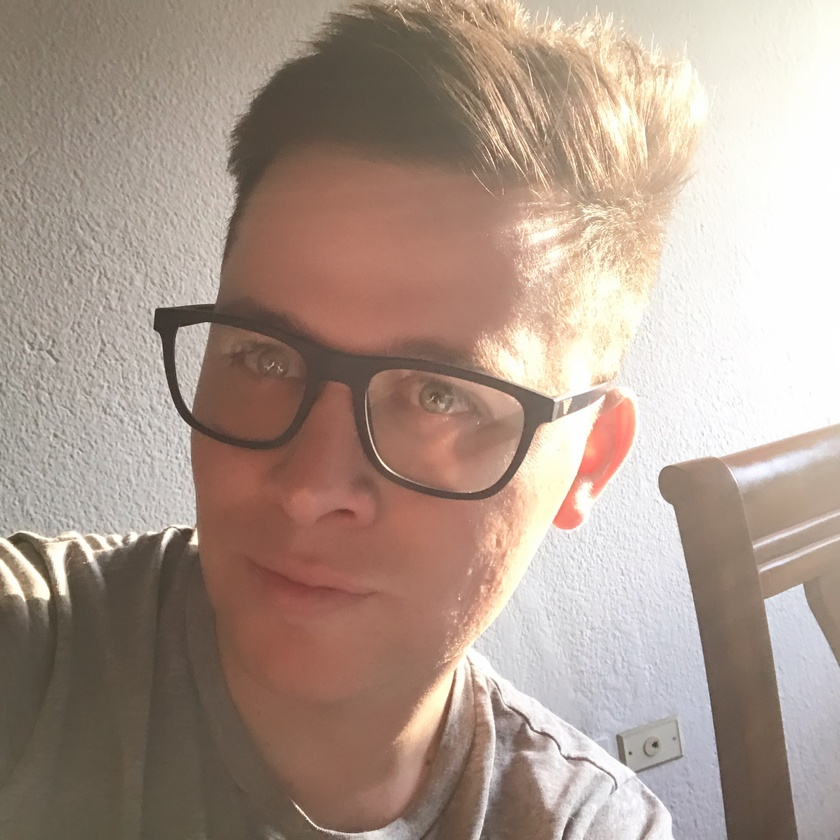
#> input picture NewGaze/sol.jpeg, 840 x 840 px, shrunk from 2000 x 2000 before the run
$ python contrast2.py
#> lines starting #> are read from the running program, lines starting #| are printed output that depends on the picture
import cv2

img = cv2.imread('sol.jpeg', 1)
#> img is the input picture: shape (840, 840, 3); mean B, G, R 140.7, 152.5, 171.8
#cv2.imshow("Original image",img)

# CLAHE (Contrast Limited Adaptive Histogram Equalization)
clahe = cv2.createCLAHE(clipLimit=3., tileGridSize=(8,8))

lab = cv2.cvtColor(img, cv2.COLOR_BGR2LAB)  # convert from BGR to LAB color space
#> lab: shape (840, 840, 3); mean of channels 0, 1, 2 162.8, 133.7, 137.4
l, a, b = cv2.split(lab)  # split on 3 different channels
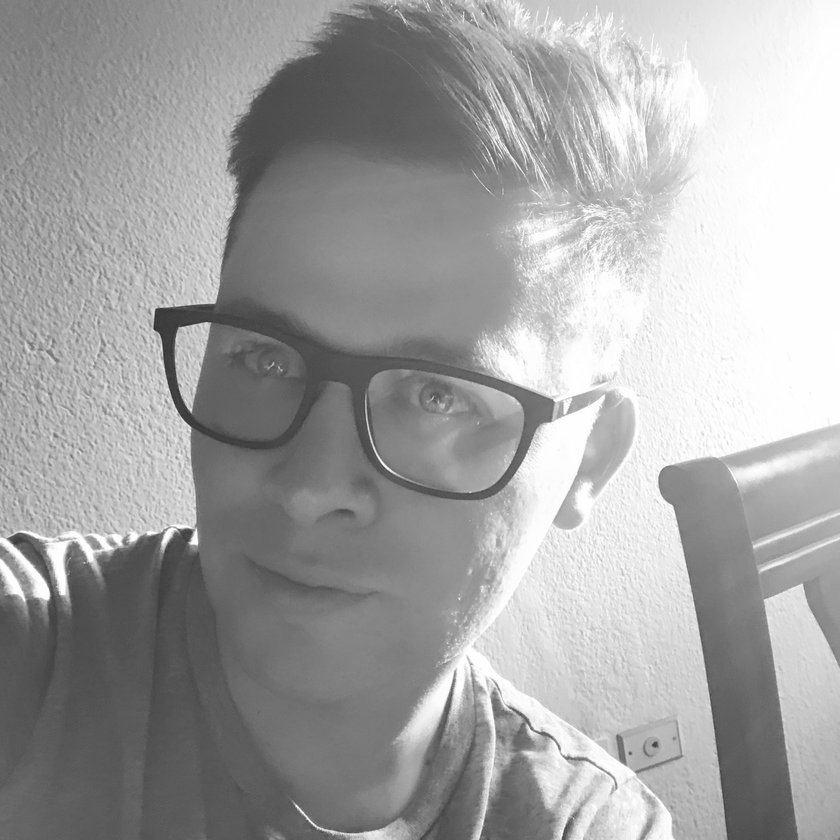
#> l: shape (840, 840); min 39, max 255, mean 162.8
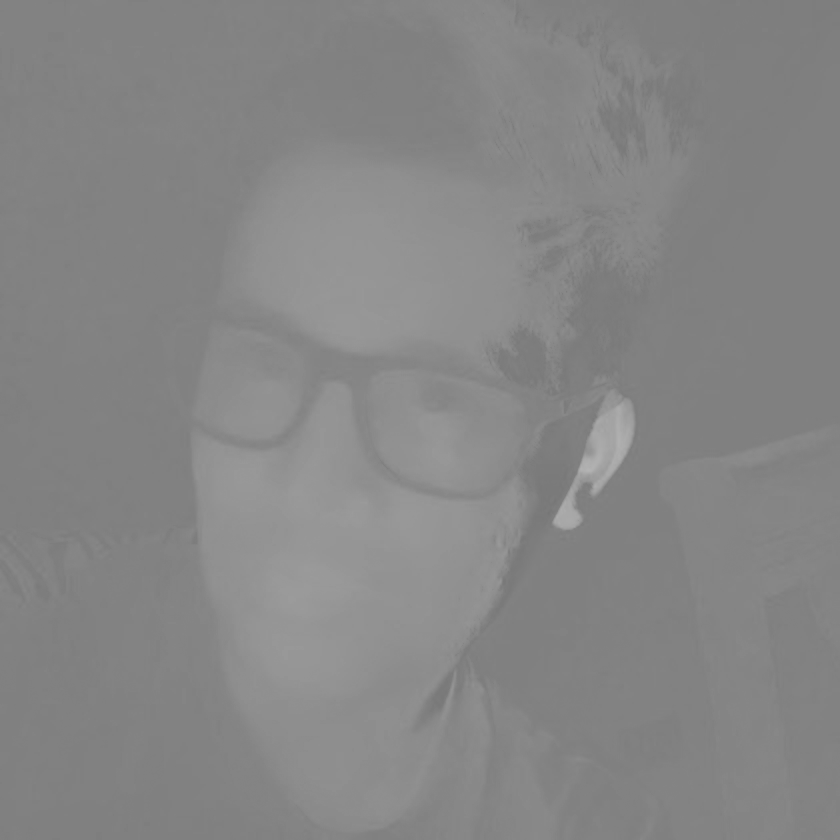
#> a: shape (840, 840); min 118, max 180, mean 133.7

l2 = clahe.apply(l)  # apply CLAHE to the L-channel
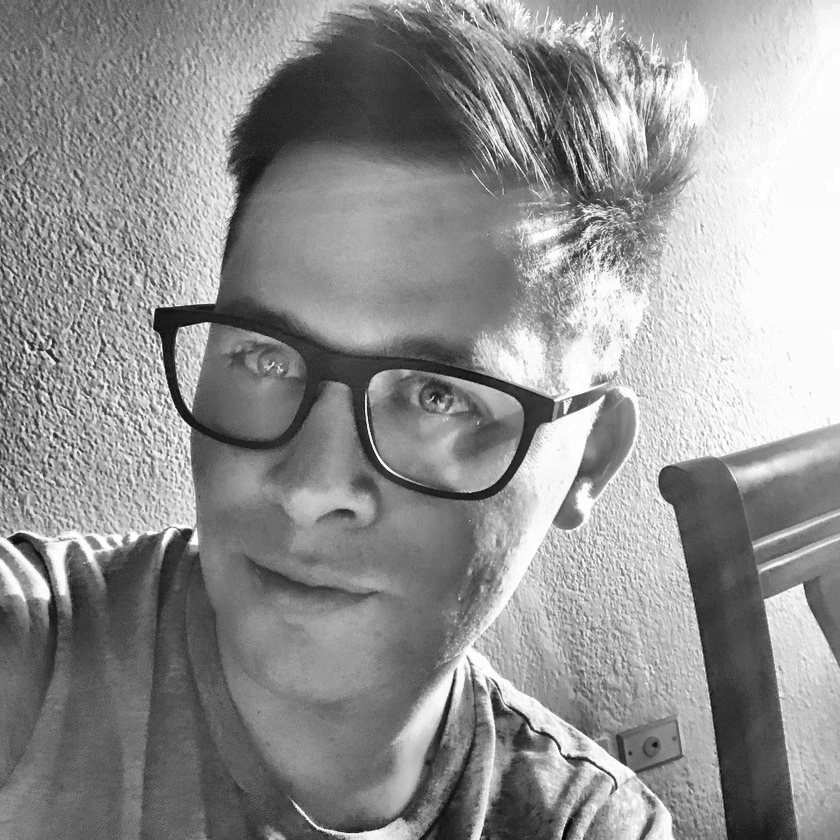
#> l2: shape (840, 840); min 5, max 255, mean 145.7

lab = cv2.merge((l2,a,b))  # merge channels
#> lab: shape (840, 840, 3); mean of channels 0, 1, 2 145.7, 133.7, 137.4
img2 = cv2.cvtColor(lab, cv2.COLOR_LAB2BGR)  # convert from LAB to BGR
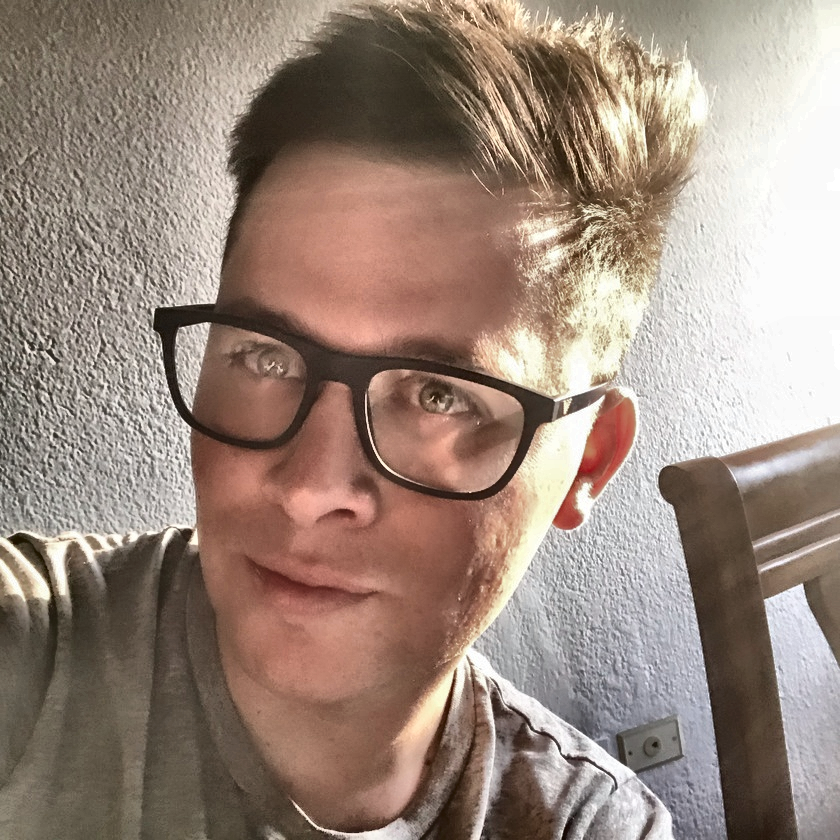
#> img2: shape (840, 840, 3); mean B, G, R 123.9, 135.6, 154.3
cv2.imshow('Increased contrast', img2)
#cv2.imwrite('sunset_modified.jpg', img2)

cv2.waitKey(0)
cv2.destroyAllWindows()
